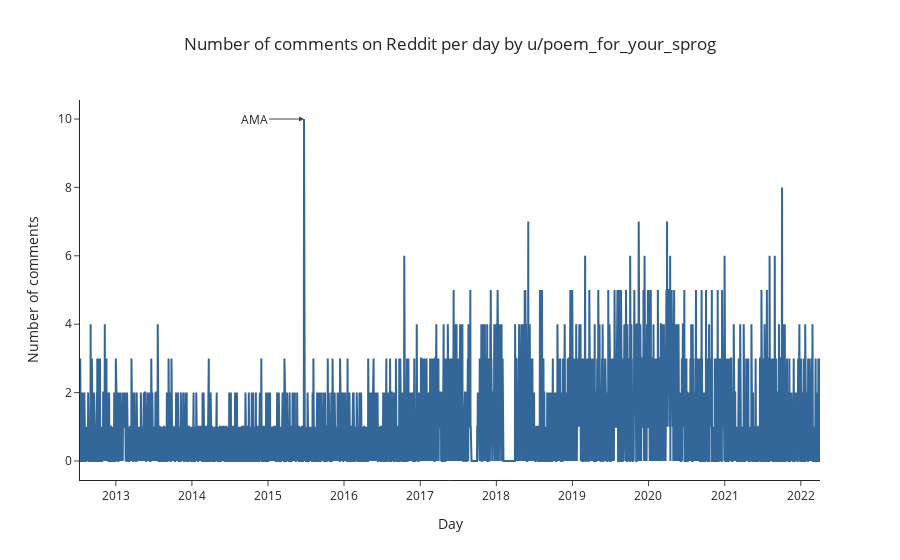

The code cell stored with this chart in its notebook:
### Code cell
fig = plot_timeline(
    x=df_comments_per_day.index,
    y=df_comments_per_day['n'],
    title='Number of comments on Reddit per day by u/poem_for_your_sprog',
    xaxis_title='Day',
    yaxis_title='Number of comments',
    annotations=[
        go.layout.Annotation(
            x='2015-6-23',
            y=10,
            xref="x",
            yref="y",
            text="AMA",
            showarrow=True,
            arrowhead=2,
            ax=-50,
            ay=0
        )
    ]
)
fig.show()
fig.write_json('plots/plot_1_comment_count_per_day.json')

### Figure 1 — Plotly figure (JSON) as saved in the notebook; plotly's stock layout.template omitted (floating-point values rounded to 4 significant figures; data arrays with more than 128 entries replaced by an {"elided": "..."} marker saying what was removed)
{"data": [{"line": {"color": "#336699"}, "mode": "lines", "name": "lines", "type": "scatter", "x": {"elided": "3552 str values"}, "y": {"elided": "3552 int values"}}], "layout": {"annotations": [{"arrowhead": 2, "ax": -50, "ay": 0, "showarrow": true, "text": "AMA", "x": "2015-6-23", "xref": "x", "y": 10, "yref": "y"}], "autosize": true, "title": {"text": "Number of comments on Reddit per day by u/poem_for_your_sprog", "x": 0.5}, "xaxis": {"autorange": true, "range": ["2012-07-13", "2022-04-03"], "title": {"text": "Day"}, "type": "date"}, "yaxis": {"autorange": true, "range": [-0.5573, 10.59], "title": {"text": "Number of comments"}, "type": "linear"}}}
